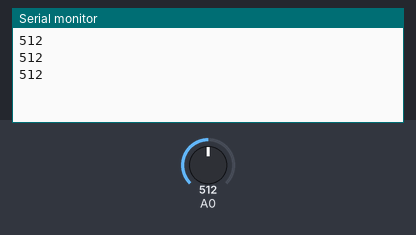
Bench run of a sketch on a simulated ESP8266 (NodeMCU). Shown: the last lines printed to the serial monitor. The test bench sets the inputs (shaded band); at power-on: A0 = 512.

Above: at 1.3 s.
1.4 s: A0 set to 716
At 1.9 s:
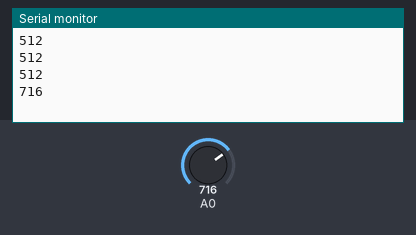
2.9 s: A0 set to 900
At 3.4 s:
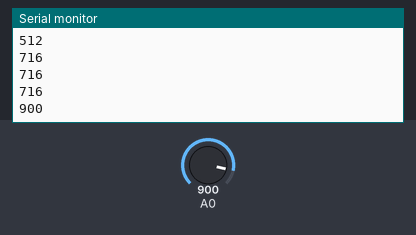
Timing chart, 0 to 5.9 s (numbered marks = the images above; inputs shaded):
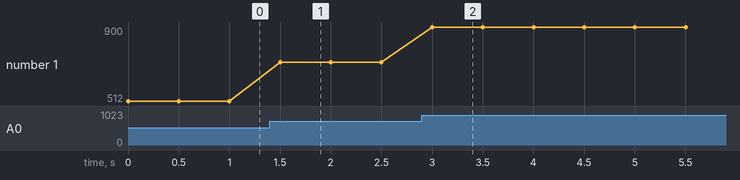

Measured:
- after the input at 1.4 s, the serial monitor: prints a new line after 0.10 s (image 1)
- after the input at 2.9 s, the serial monitor: prints a new line after 0.10 s (image 2)
- plotted number 1: 512 → 716 after the input at 1.4 s, 716 → 900 after the input at 2.9 s

The sketch:

Soil_Moisture.ino
```cpp
#include <ESP8266WiFi.h>

int moisture;
void setup(){
  Serial.begin(9600);
}

void loop(){
  moisture = analogRead(A0);
  Serial.println(moisture);
  delay(500);
}
```
